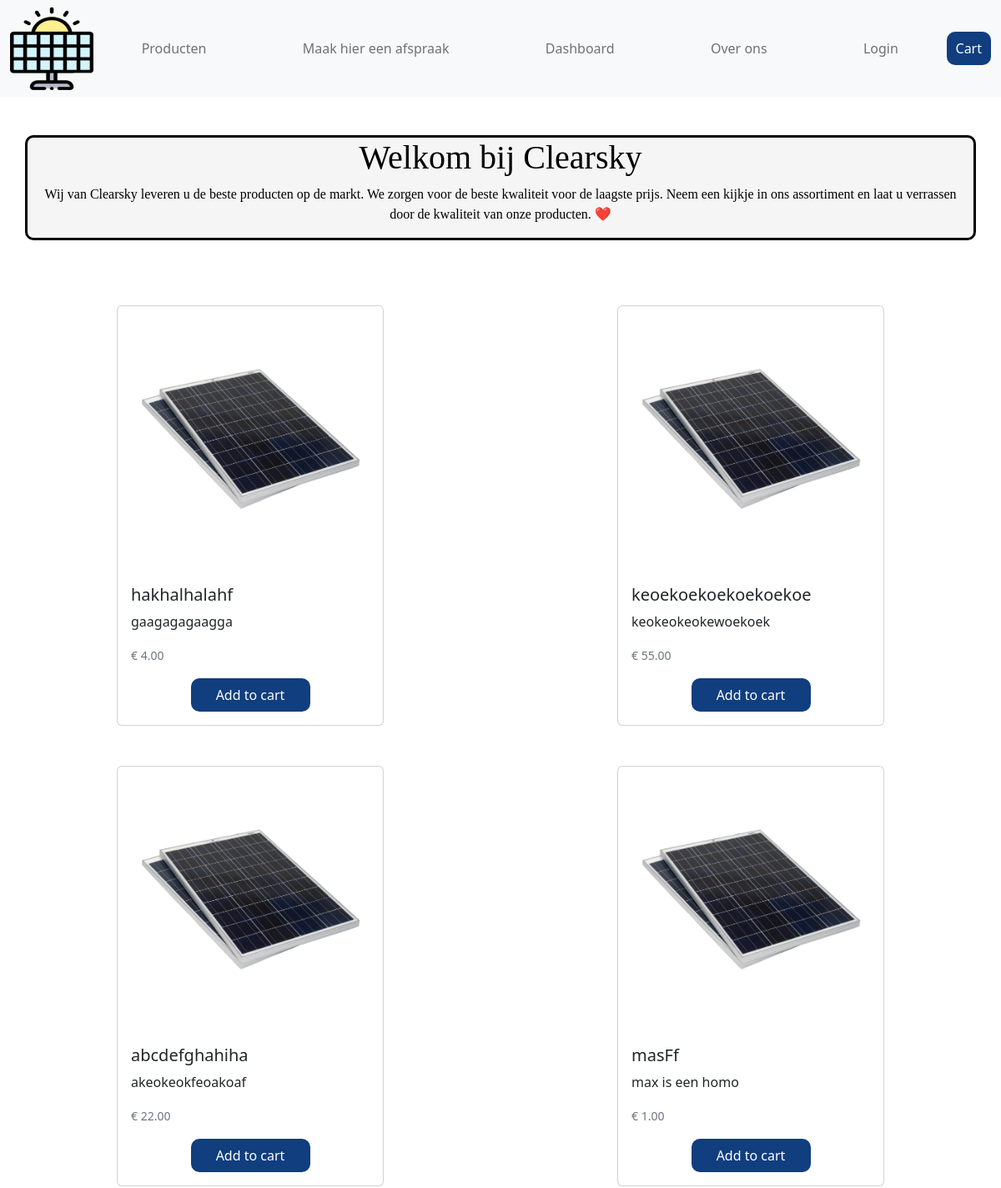
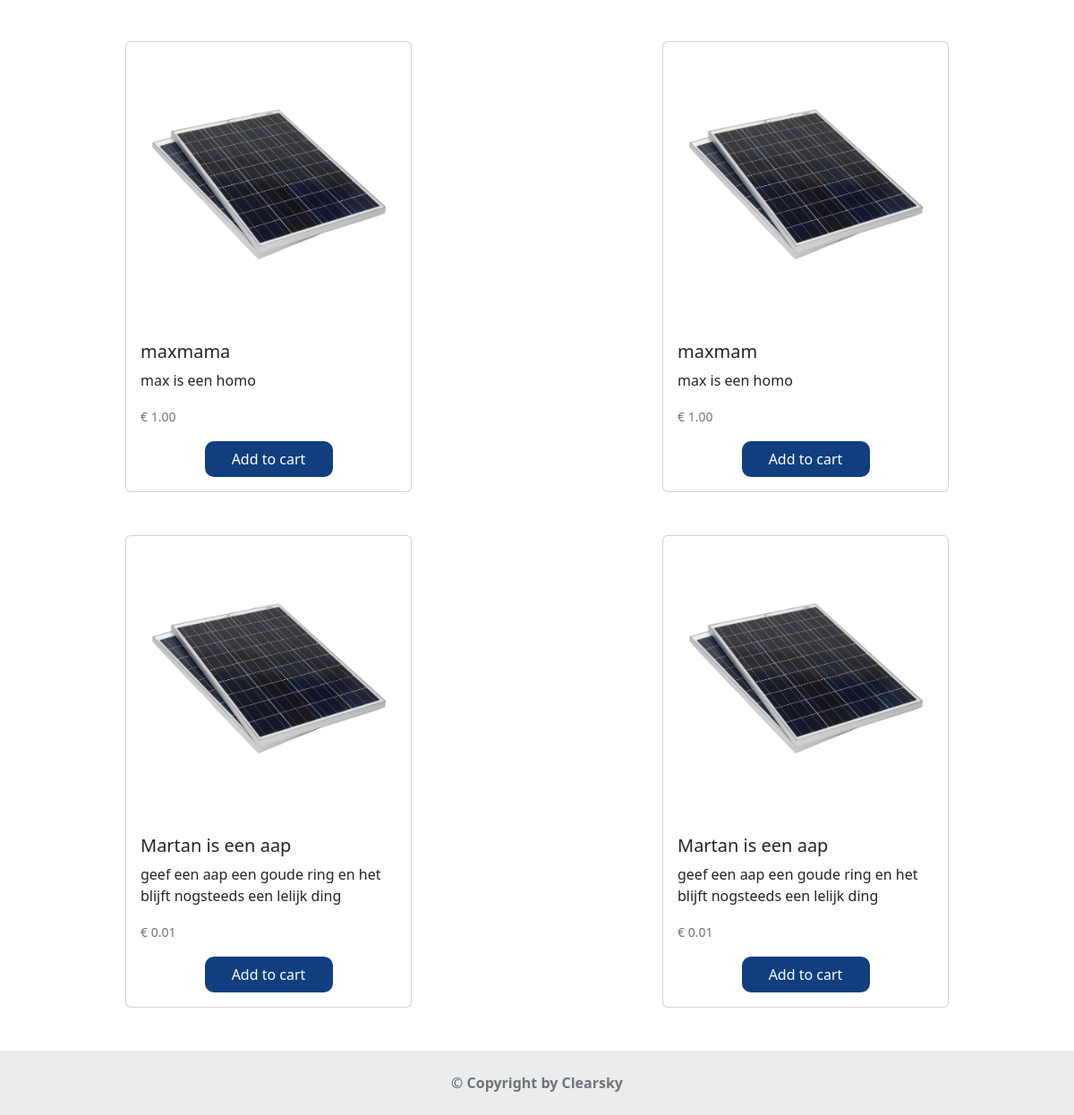
Before: / with the older database file (2 pictures, top to bottom).
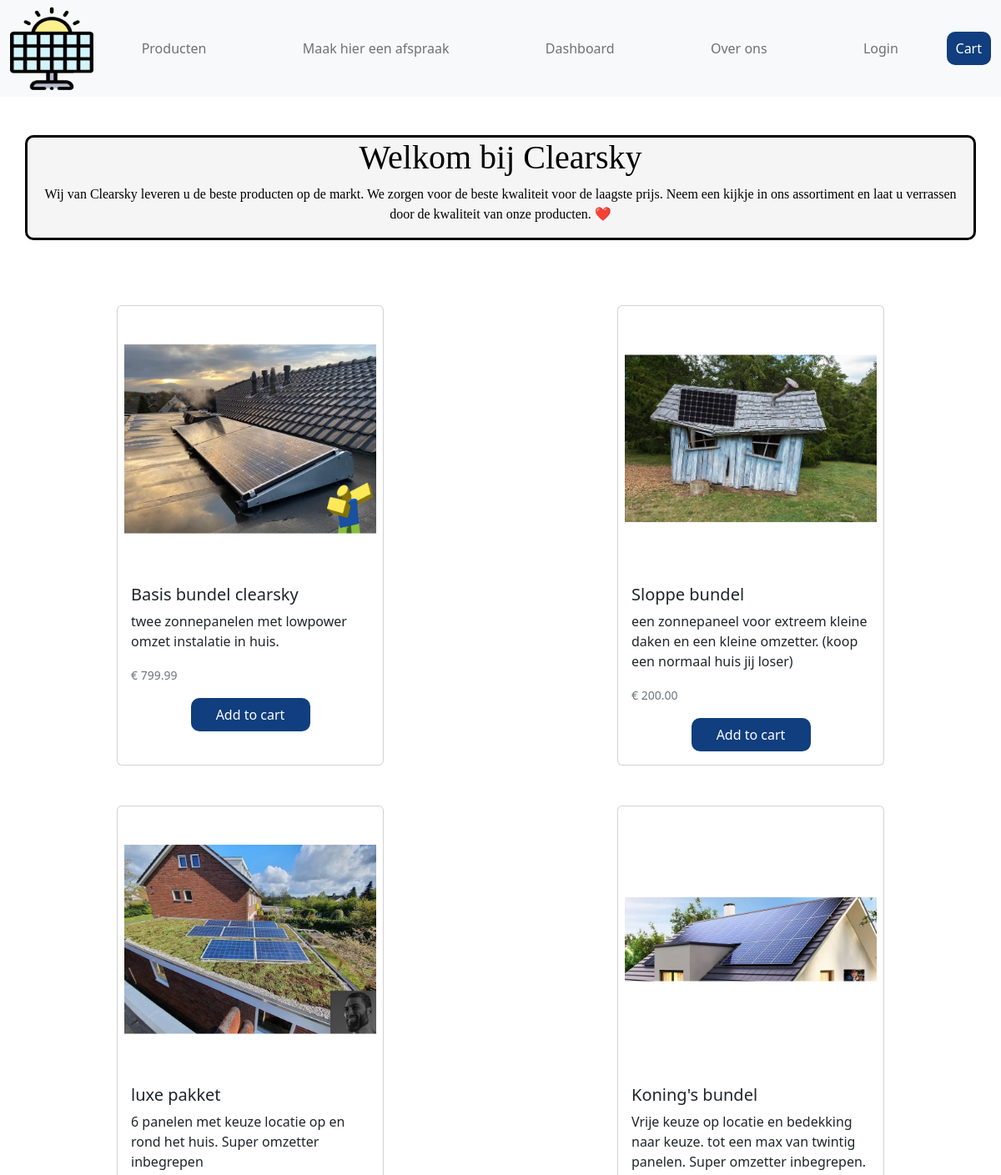
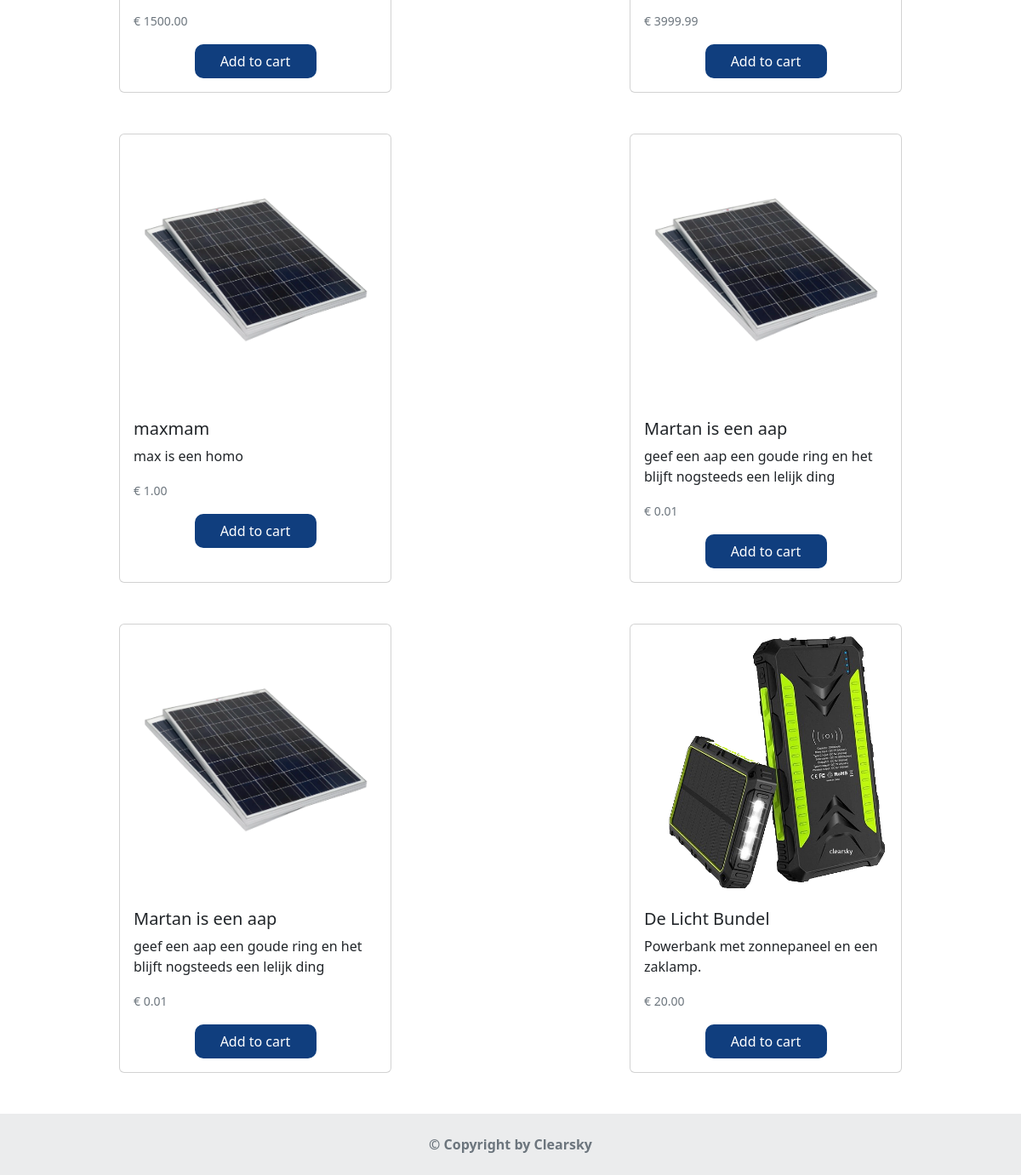
After: the same page with the newer database file (2 pictures, top to bottom).
### tables this page shows
CREATE TABLE `products` (
  `id` int(11) NOT NULL,
  `name` varchar(255) NOT NULL,
  `description` text NOT NULL,
  `price` decimal(10,2) NOT NULL,
  `image` varchar(255) NOT NULL
);

### index.php (the view, shortened to what this page needs)
<!DOCTYPE html>
<html lang="en">
<?php
    include_once("header.php");
?>
<head>
    <link rel="stylesheet" href="../Clearsky-Julian-Jelmer-Martan-Max/css/style.css">
    <link rel="stylesheet" href="https://cdn.jsdelivr.net/npm/bootstrap@5.2.3/dist/css/bootstrap.min.css"
>
    <link rel="stylesheet" href="../Clearsky-Julian-Jelmer-Martan-Max/css/style.css">
</head>
<body>
<div class="container">
    <h1>Welkom bij Clearsky</h1>
    <p>Wij van Clearsky leveren u de beste producten op de markt. We zorgen voor de beste kwaliteit voor de laagste prijs. Neem een kijkje in ons assortiment en laat u verrassen door de kwaliteit van onze producten. ❤️</p>
</div>
<div class="d-flex flex-wrap justify-content-around" style="margin-top: 250px;">
    <?php
    $conn = connection();
    $stmt = $conn->prepare("SELECT * FROM products");
    $stmt->execute();
    $result = $stmt->fetchAll(PDO::FETCH_ASSOC);
    foreach ($result as $r) {
    ?>
        <div class="card mx-5 mb-5 overlay-container" style="width: 20rem;">
            <div class="card-img-top-container">
                <img class="card-img-top p-2" src="assets/<?php echo $r['image']; ?>" alt="Card image cap">
            </div>
            <div class="card-body">
                <h5 class="card-title">
                    <?php echo $r['name']; ?>
                </h5>
                <p class="card-text">
                    <?php echo $r['description']; ?>
                </p>
                <p class="card-text"><small class="text-muted">
                € <?php echo $r['price']; ?>
                </small></p>
                <form action="addToCart.php" method="post">
                    <div class="d-flex justify-content-center">
                        <input type="submit" class="knop" value="Add to cart">
                    </div>
                </form>
            </div>
        </div>
    <?php
    }
    ?>
</div>
<footer class="text-center text-lg-start bg-light text-muted" style="position:absolute; left:0%; width: 100%;">
    <div class="text-center p-4" style="background-color: rgba(0, 0, 0, 0.05);">
        <b>&copy Copyright by Clearsky</b>
    </div>
</footer>
</body>
</html>

### header.php (shortened to what this page needs)
<!DOCTYPE html>
<html lang="en">
<head>
    <link rel="stylesheet" href="https://cdn.jsdelivr.net/npm/bootstrap@5.2.3/dist/css/bootstrap.min.css"
>
    <link rel=stylesheet href="../css/style.css">
</head>
<body>
<header>
    <nav class="navbar navbar-expand-lg bg-body-tertiary bg-light" data-bs-theme="dark">
        <div class="container-fluid">
            <a href="index.php"><img src="assets/Logo.png" width="100" height="100"></a>
            <ul class="navbar-nav d-flex justify-content-around align-items- w-100">
                <li class="nav-item">
                    <a class="nav-link" href="product.php">Producten</a>
                </li>
                <li class="nav-item">
                    <a class="nav-link" href="afspraak.php">Maak hier een afspraak</a>
                </li>
                <li class="nav-item">
                    <a class="nav-link" href="dashboard.html">Dashboard</a>
                </li>
                <li class="nav-item">
                    <a class="nav-link" href="overons.php">Over ons</a>
                </li>
                <li class="nav-item dropdown">
                    <?php
                    if (isset($_SESSION["logged_in"]) && $_SESSION["logged_in"] === 1) { ?>
                        <a class="nav-link dropdown-toggle" href="#" id="navbarDropdown" role="button" data-bs-toggle="dropdown" aria-expanded="false">
                            Account
                        </a>
                        <ul class="dropdown-menu" aria-labelledby="navbarDropdown">
                            <li><a class="dropdown-item" href="user.php">My Account</a></li>
                            <li><a class="dropdown-item" href="logout.php">Logout</a></li>
                        </ul>
                    <?php } else { ?>
                        <a class="nav-link" href="login.php">Login</a>
                    <?php } ?>
                </li>
            </ul>
            <button class="knop1 btn-sm ms-auto" type="button" data-bs-toggle="offcanvas"
                data-bs-target="#offcanvasRight" aria-controls="offcanvasRight">Cart</button>
        </div>
    </nav>
</header>
</body>
</html>

### css/style.css (style rules this page uses)
body { margin: 0px; }
.container { position: absolute; top: 25%; left: 50%; transform: translate(-50%, -50%); color: black; text-align: center; border: solid black 3px; border-radius: 10px; background-color: #f5f5f5; font-family: 'Lobster', cursive; }
.card-img-top-container { position: relative; width: 100%; height: 0; padding-top: 100%; overflow: hidden; }
.card-img-top-container img { position: absolute; top: 50%; left: 50%; transform: translate(-50%, -50%); max-width: 100%; max-height: 100%; width: auto; height: auto; object-fit: contain; }
.card { display: block; text-decoration: none; color: inherit; }
.knop { color: white; background-color: #103E7E; border: solid #103E7E; border-radius: 10px; height: 5vh; width: 50%; transition: 0.2s; }

### header.php (style rules this page uses)
.knop1 { color: white; background-color: #103E7E; border: solid #103E7E; border-radius: 10px; height: 5vh; width: 5%; transition: 0.2s; }

### index.php (style rules this page uses)
body { background-image: url("../Clearsky-Julian-Jelmer-Martan-Max/assets/background.png"); background-color: white; height: 900px; background-position: 0 0; background-repeat: repeat; position: relative; animation: slide 30s linear infinite; }

Changed rows visible on the page:
removed products: image (picture), name "masFf", description "max is een homo", price "1.00"
removed products: image (picture), name "maxmama", description "max is een homo", price "1.00"
changed products: image: a different picture; name "hakhalhalahf" → "Basis bundel clearsky"; description "gaagagagaagga" → "twee zonnepanelen met lowpower omzet instalatie in huis."; price "4.00" → "799.99"
added products: image (picture), name "Sloppe bundel", description "een zonnepaneel voor extreem kleine daken en een kleine omzetter. (koop een normaal huis jij loser)", price "200.00"
changed products: image: a different picture; name "keoekoekoekoekoekoe" → "luxe pakket"; description "keokeokeokewoekoek" → "6 panelen met keuze locatie op en rond het huis. Super omzetter inbegrepen"; price "55.00" → "1500.00"
changed products: image: a different picture; name "abcdefghahiha" → "Koning's bundel"; description "akeokeokfeoakoaf" → "Vrije keuze op locatie en bedekking naar keuze. tot een max van twintig panelen. Super omzetter inbegrepen."; price "22.00" → "3999.99"
added products: image (picture), name "De Licht Bundel", description "Powerbank met zonnepaneel en een zaklamp.", price "20.00"
